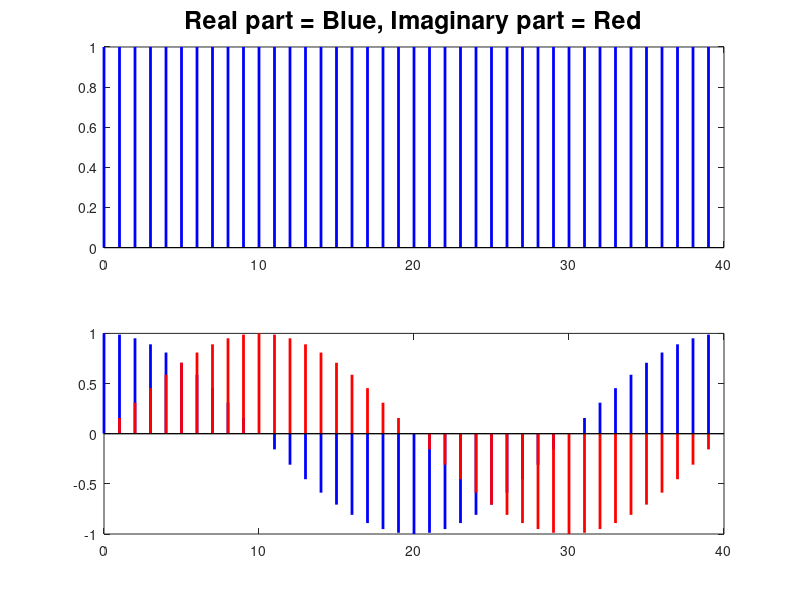

Reproduce this figure in MATLAB.
%---INNER PRODUCT OF SINUSOIDS
N = 40;
n = 0:N-1;

k = 0; % 1, 2, 2.5
omega = (2*pi/N) * k;
x = exp(j * omega * n).';
subplot(211)
stem(n,real(x),'b','Marker','none','LineWidth',2); hold on
stem(n,imag(x),'r','Marker','none','LineWidth',2); hold off
title('Real part = Blue, Imaginary part = Red','fontsize',18)

k = 1;
omega = (2*pi/N) * k;
y = exp(j * omega * n).';
subplot(212)
stem(n,real(y),'b','Marker','none','LineWidth',2); hold on
stem(n,imag(y),'r','Marker','none','LineWidth',2); hold off

% Note: in Matlab, the operation ' performs complex conjugate transpose
innerproduct = y' * x 